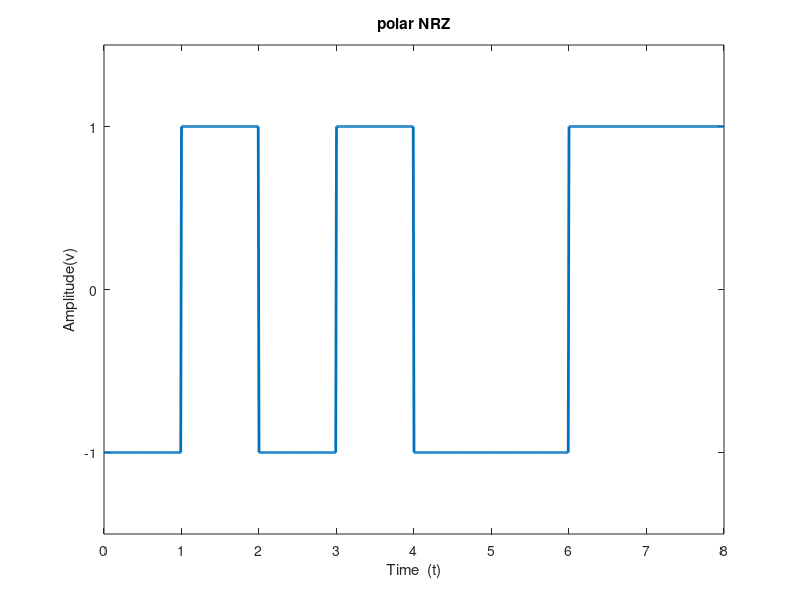

Source code (MATLAB):
data = [1  0 1 0 1  1 0 0];
d=1;
fs=100;
t= 0:1/fs:d-1/fs;
n=length(data);
T=0:1/fs:n*d-1/fs;
p =  [];
for i =1:n
    if  data(i)  == 0;
p=[p ones(1,  length(t))];
    else
        p=[p -ones(1,length(t))];
    end
end
figure;
plot(T,p,'LineWidth',2);
axis([0 n*d  -1.5  1.5]);
xlabel('Time  (t)');
ylabel('Amplitude(v)');
title('polar NRZ');
xticks(0:d:n);
yticks([ -1 0 1]);
